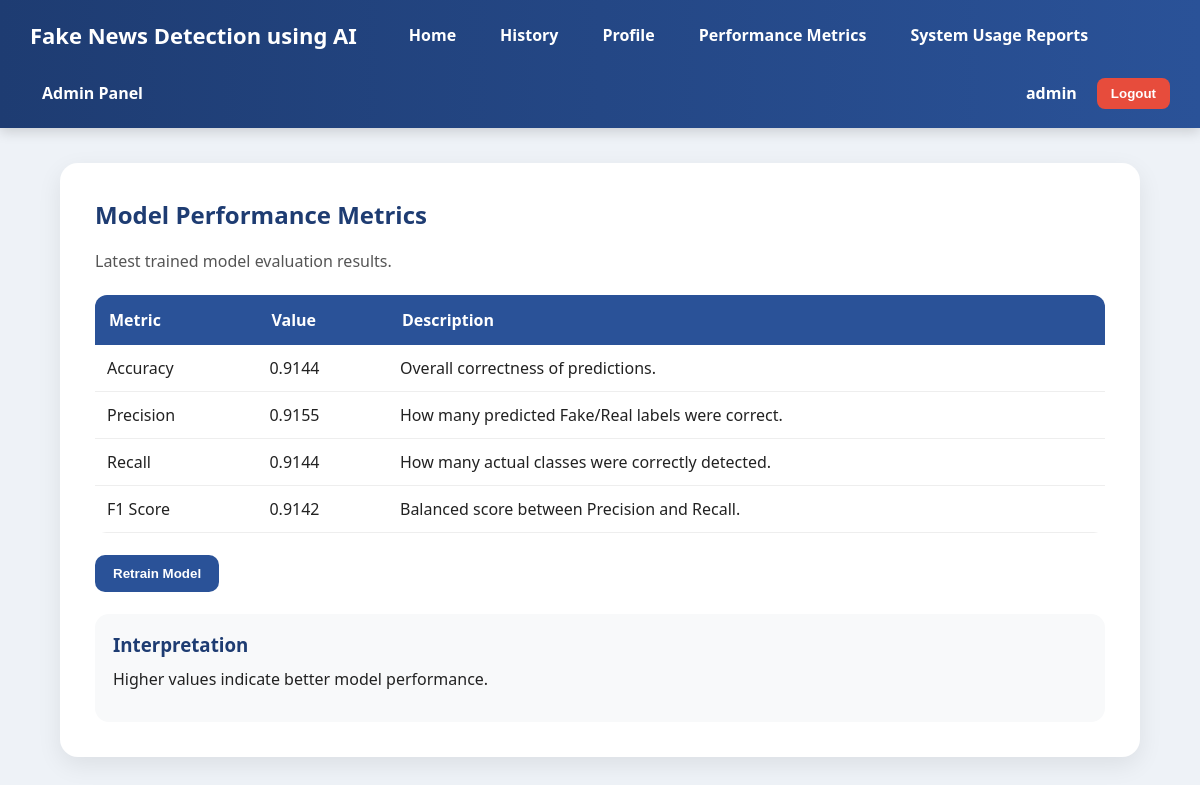
Screenshot of /admin-metrics/ (signed in) with the database file from the repository.
### detector/models.py (models this page shows, shortened)
class PerformanceMetrics(models.Model):
    accuracy = models.FloatField()
    precision = models.FloatField()
    recall = models.FloatField()
    f1_score = models.FloatField()
    generated_at = models.DateTimeField(auto_now_add=True)
    model = models.ForeignKey(MLModel, on_delete=models.CASCADE)

### detector/views.py (the view)
# urls.py: path("admin-metrics/", views.admin_metrics, name="admin_metrics"),
@staff_member_required
def admin_metrics(request):
    active_model = MLModel.objects.filter(status="active").first()
    if active_model:
        metrics = PerformanceMetrics.objects.filter(
            model=active_model
        ).first()
    else:
        metrics = None
    return render(request, "admin_metrics.html", {
        "metrics": metrics
    })

### templates/admin_metrics.html (shortened to what this page needs)
{% extends "site_base.html" %}
{% block content %}
<h2>Model Performance Metrics</h2>
<p style="color:#555; margin-bottom:20px;">
Latest trained model evaluation results.
</p>
<table>
    <tr>
        <th>Metric</th>
        <th>Value</th>
        <th>Description</th>
    </tr>
    <tr>
        <td>Accuracy</td>
        <td>{{ metrics.accuracy|floatformat:4 }}</td>
        <td>Overall correctness of predictions.</td>
    </tr>
    <tr>
        <td>Precision</td>
        <td>{{ metrics.precision|floatformat:4 }}</td>
        <td>How many predicted Fake/Real labels were correct.</td>
    </tr>
    <tr>
        <td>Recall</td>
        <td>{{ metrics.recall|floatformat:4 }}</td>
        <td>How many actual classes were correctly detected.</td>
    </tr>
    <tr>
        <td>F1 Score</td>
        <td>{{ metrics.f1_score|floatformat:4 }}</td>
        <td>Balanced score between Precision and Recall.</td>
    </tr>
</table>
<br>
<form action="{% url 'retrain_model' %}" method="post" id="retrainForm">
    <button type="submit" class="primary" id="retrainBtn">
        Retrain Model
    </button>
</form>
<br>
<div style="background:#f8f9fa; padding:18px; border-radius:14px;">
    <h3 style="margin-bottom:10px;">Interpretation</h3>
    <p>
        Higher values indicate better model performance.
    </p>
</div>
{% endblock %}

### templates/site_base.html (shortened to what this page needs)
<!DOCTYPE html>
<html>
<head>
</head>
<body>
<nav>
<div style="display:flex; align-items:center; gap:20px; flex-wrap:wrap; width:100%;">
    <div style="font-size:22px; font-weight:700; color:white; margin-right:20px;">
        Fake News Detection using AI
    </div>
    {% if user.is_authenticated %}
        <a href="{% url 'home' %}">Home</a>
        <a href="{% url 'history' %}">History</a>
        <a href="{% url 'profile' %}">Profile</a>
        {% if user.is_staff %}
            <a href="{% url 'admin_metrics' %}">Performance Metrics</a>
            <a href="{% url 'usage_report' %}">System Usage Reports</a>
            <a href="{% url 'admin:index' %}">Admin Panel</a>
        {% endif %}
        <div style="margin-left:auto; color:white; font-weight:600;">
            {{ user.username }}
        </div>
        <form action="{% url 'logout' %}" method="post">
            <button type="submit">Logout</button>
        </form>
    {% else %}
    <div style="margin-left:auto;"></div>
    {% if request.path == "/" %}
        <a href="{% url 'login' %}">Login</a>
        <a href="{% url 'register' %}">Register</a>
    {% endif %}
{% endif %}
</div>
</nav>
<div class="container">
{% block content %}
{% endblock %}
</div>
</body>
</html>

### templates/site_base.html (style rules this page uses)
* { margin:0; padding:0; box-sizing:border-box; }
body { font-family: 'Segoe UI', Arial, sans-serif; background:#eef2f7; color:#222; }
nav { background:linear-gradient(90deg,#1e3c72,#2a5298); padding:16px 30px; display:flex; align-items:center; gap:15px; flex-wrap:wrap; box-shadow:0 4px 12px rgba(0,0,0,0.15); }
nav a { color:white; text-decoration:none; font-weight:600; padding:8px 12px; border-radius:8px; transition:0.3s; }
nav form { display:inline; }
nav button { background:#e74c3c; color:white; border:none; padding:8px 14px; border-radius:8px; cursor:pointer; font-weight:600; }
.container { width:90%; max-width:1100px; margin:35px auto; background:white; padding:35px; border-radius:18px; box-shadow:0 8px 24px rgba(0,0,0,0.08); }
h1,h2,h3 { margin-bottom:18px; color:#1e3c72; }
p { margin-bottom:12px; line-height:1.6; }
button.primary { background:#2a5298; color:white; border:none; padding:11px 18px; border-radius:10px; cursor:pointer; font-weight:600; transition:0.3s; }
table { width:100%; border-collapse:collapse; margin-top:15px; overflow:hidden; border-radius:12px; }
th { background:#2a5298; color:white; padding:14px; text-align:left; }
td { padding:12px; border-bottom:1px solid #eee; }

### rows the page displays
PerformanceMetrics: accuracy "0.9144", precision "0.9155", recall "0.9144", f1_score "0.9142"

### other values shown
{{ user.username }} "admin"
